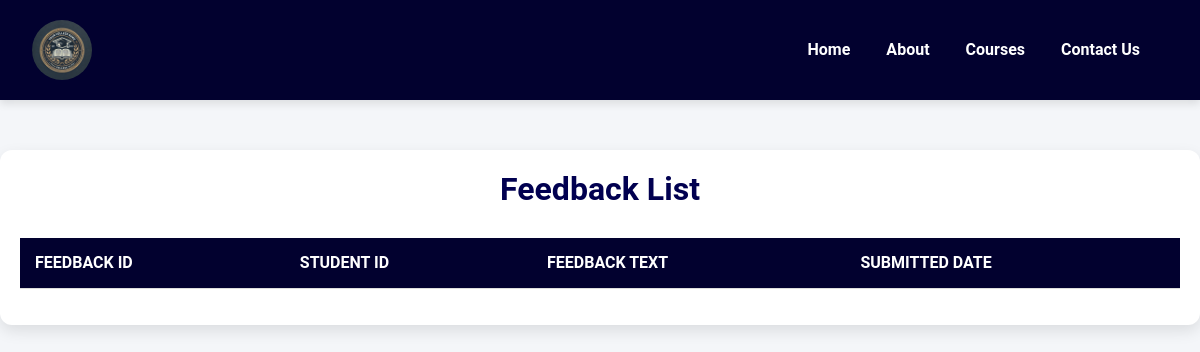
The page /show-feedback/ on the database as committed earlier.
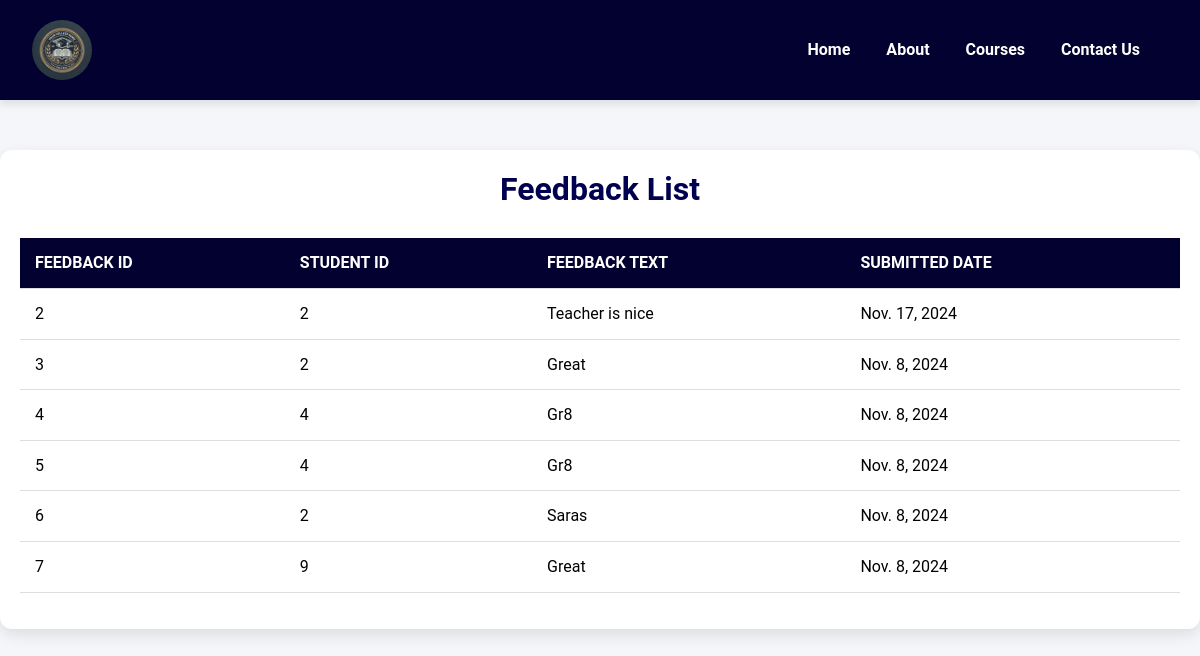
The same page on the database as committed later.
### dbms/models.py (models this page shows, shortened)
class Feedback(models.Model):
    id = models.AutoField(primary_key=True)
    student = models.ForeignKey(RegisteredStudent, on_delete=models.CASCADE)  # FK to RegisteredStudent
    faculty = models.ForeignKey(Faculty, on_delete=models.CASCADE)  # FK to Faculty
    feedback_text = models.TextField()
    submitted_date = models.DateField()

### dbms/views.py (the view)
# urls.py: path('show-feedback/', show_feedback, name='show_feedback'),
def show_feedback(request):
    feedbacks = Feedback.objects.all()  # Fetch all feedback entries
    context = {
        'feedbacks': feedbacks,
    }
    return render(request, 'show_feedback.html', context)

### templates/show_feedback.html (shortened to what this page needs)
{% load static %}
<!DOCTYPE html>
<html lang="en">
<head>
    <link rel="stylesheet" href="https://cdn.jsdelivr.net/npm/bootstrap@5.3.3/dist/css/bootstrap.min.css" />
    <link rel="stylesheet" href="https://cdn.jsdelivr.net/npm/bootstrap@5.3.3/dist/css/bootstrap.min.css" />
    <link rel="stylesheet" href="{% static 'lib.css' %}" />
</head>
<body>
    <nav class="navbar navbar-expand-lg">
        <div class="container-fluid">
            <a class="navbar-brand" href="#">
                <img src="{% static 'images/logo.png' %}" alt="College Logo" />
            </a>
            <div class="collapse navbar-collapse" id="navbarNav">
                <ul class="navbar-nav ms-auto">
                    <li class="nav-item">
                        <a class="nav-link" href="{% url 'home' %}"> <b>Home</b></a>
                    </li>
                    <li class="nav-item">
                        <a class="nav-link" href="{% url 'about' %}"> <b>About</b></a>
                    </li>
                    <li class="nav-item">
                        <a class="nav-link" href="{% url 'show_courses' %}"> <b>Courses</b></a>
                    </li>
                    <li class="nav-item">
                        <a class="nav-link" href="{% url 'contact' %}"> <b>Contact Us</b></a>
                    </li>
                </ul>
            </div>
        </div>
    </nav>
    <div class="container">
        <h2>Feedback List</h2>
        <table class="table">
            <thead>
                <tr>
                    <th>Feedback ID</th>
                    <th>Student ID</th>
                    <th>Feedback Text</th>
                    <th>Submitted Date</th>
                </tr>
            </thead>
            <tbody>
                {% for feedback in feedbacks %}
                <tr>
                    <td>{{ feedback.id }}</td>
                    <td>{{ feedback.student_id }}</td>
                    <td>{{ feedback.feedback_text }}</td>
                    <td>{{ feedback.submitted_date }}</td>
                </tr>
                {% endfor %}
            </tbody>
        </table>
    </div>
</body>
</html>

Rows that differ between the two databases and show on the page:
added Feedback: id "2", student_id "2", feedback_text "Teacher is nice", submitted_date "Nov. 17, 2024"
added Feedback: id "3", student_id "2", feedback_text "Great", submitted_date "Nov. 8, 2024"
added Feedback: id "4", student_id "4", feedback_text "Gr8", submitted_date "Nov. 8, 2024"
added Feedback: id "5", student_id "4", feedback_text "Gr8", submitted_date "Nov. 8, 2024"
added Feedback: id "6", student_id "2", feedback_text "Saras", submitted_date "Nov. 8, 2024"
added Feedback: id "7", student_id "9", feedback_text "Great", submitted_date "Nov. 8, 2024"
